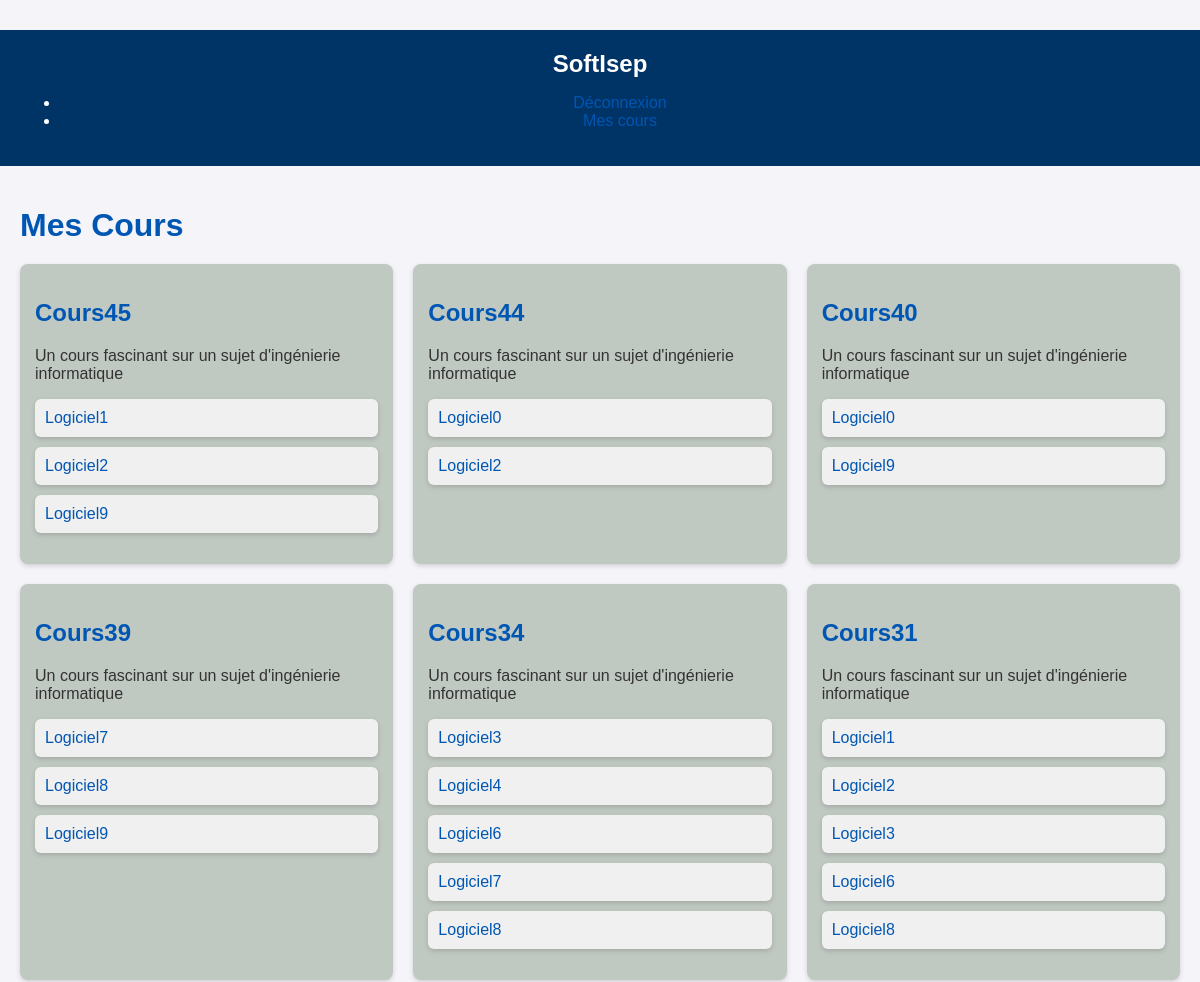
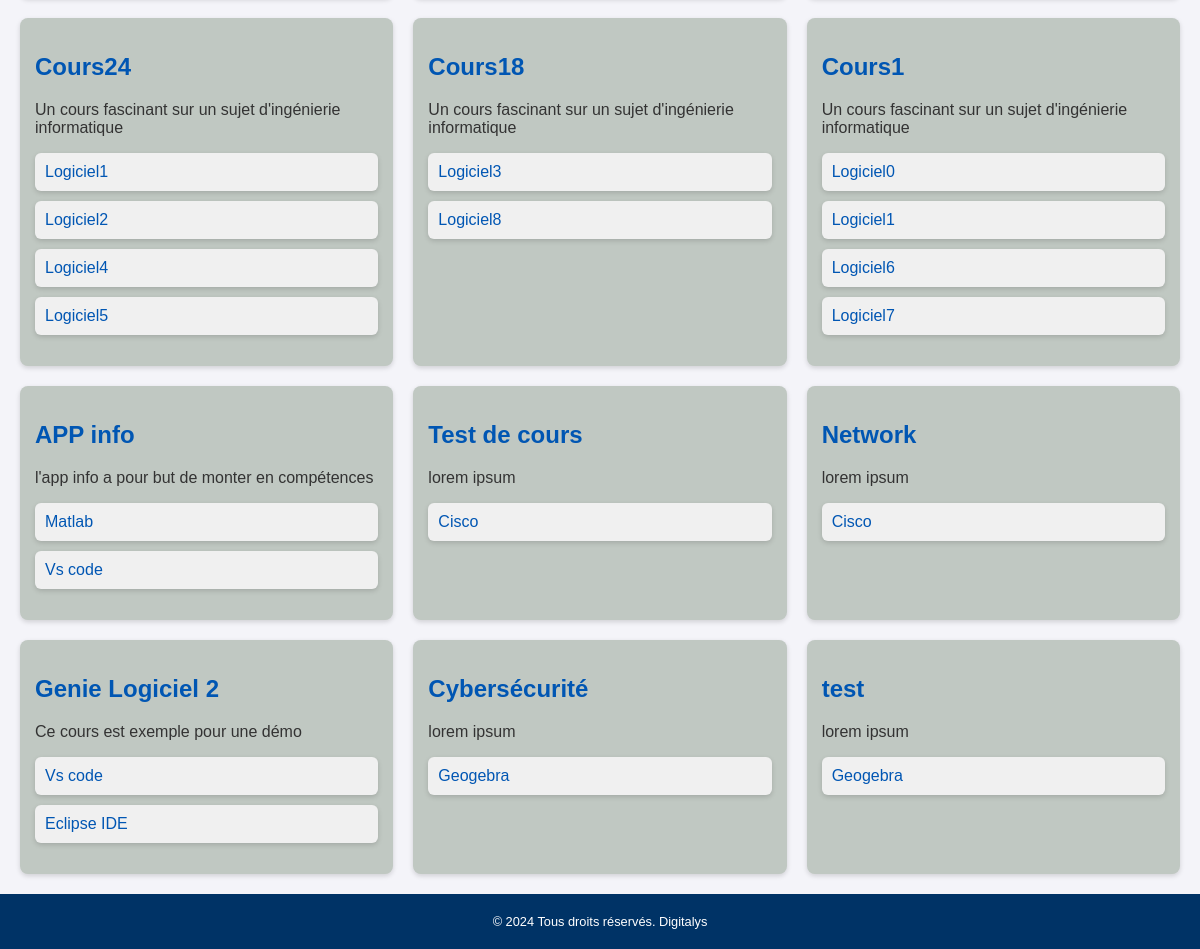
Page /my_courses/ (signed in) on the committed database (2 pictures, top to bottom).
### softisepapp/models.py (models this page shows, shortened)
class Cours(models.Model):
    nom = models.CharField(max_length=100)
    description = models.TextField(default="lorem ipsum")
    logiciels = models.ManyToManyField('Logiciel', related_name='cours_logiciels')
    eleves = models.ManyToManyField(User, related_name='cours')

class Logiciel(models.Model):
    nom = models.CharField(max_length=100)
    description = models.TextField(default="lorem ipsum")
    version = models.CharField(max_length=50, default="1.0")
    date_de_sortie = models.DateField(default=date(2002, 11, 10))
    systeme_exploitation = models.CharField(max_length=100, default="Windows")
    url_telechargement = models.URLField()

### softisepapp/views.py (the view)
# urls.py: path('my_courses/', views.my_courses, name='my_courses'),
def my_courses(request):
    if request.user.is_authenticated:
        courses = request.user.cours.all()
    else:
        return redirect('index')
    context = {
        'courses': courses,
    }
    return render(request, 'my_courses.html', context)

### softisepapp/templatetags/auth_extras.py (called while the page is built)
@register.filter(name='has_group')
def has_group(user, group_name):
    group = Group.objects.get(name=group_name)
    return True if group in user.groups.all() else False

### templates/my_courses.html (shortened to what this page needs)
<!DOCTYPE html>
<html lang="fr">
<head>
    {% load static %}
    {% load auth_extras %}
    <link rel="stylesheet" href="{% static 'css/index.css' %}">
</head>
<body>
    {% include 'header.html' %}
    <main>
        <h1>Mes Cours</h1>
        {% if courses %}
            <div class="cours-container">
                {% for cours in courses reversed %}
                    {% include 'cours_card.html' %}
                {% endfor %}
            </div>
        {% else %}
            <p>Aucun cours disponible.</p>
        {% endif %}
    </main>
    {% include 'footer.html' %}
</body>
</html>

### templates/cours_card.html
<section class="cours">
    <h2>{{ cours.nom }}</h2>
    <p>{{ cours.description }}</p>
    <ul class="logiciel-list">
        {% for logiciel in cours.logiciels.all %}
            <li class="logiciel">
                <a href="{% url 'logiciel_view' logiciel_name=logiciel.nom %}">{{ logiciel.nom }}</a>
            </li>
        {% endfor %}
    </ul>
</section>

### static/css/index.css (style rules this page uses)
:root { --background-color: #f4f4f9; --primary-color: #003366; --text-color: #333; --link-color: #0056b3; --footer-text-size: 0.8em; }
body { font-family: 'Arial', sans-serif; background-color: var(--background-color); color: var(--text-color); margin: 0; padding: 0; margin-top:30px; }
main { padding: 20px; }
h1, h2, h3 { color: var(--link-color); margin-bottom: 20px; }
a { color: var(--link-color); text-decoration: none; }
.cours-container { display: grid; grid-template-columns: repeat(auto-fill, minmax(300px, 1fr)); gap: 20px; }
section.cours { background-color: #c0c8c2; border-radius: 8px; box-shadow: 0 2px 5px rgba(0,0,0,0.15); padding: 15px; }
.logiciel-list { list-style-type: none; padding: 0; }
.logiciel { background: #f0f0f0; margin: 10px 0; padding: 10px; border-radius: 6px; box-shadow: 0 2px 5px rgba(0,0,0,0.15); }

### rows in the picture
Cours: nom "Cours45", description "Un cours fascinant sur un sujet d'ingénierie informatique"
Logiciel: nom "Logiciel1"
Logiciel: nom "Logiciel2"
Logiciel: nom "Logiciel9"
Cours: nom "Cours44", description "Un cours fascinant sur un sujet d'ingénierie informatique"
Logiciel: nom "Logiciel0"
Cours: nom "Cours40", description "Un cours fascinant sur un sujet d'ingénierie informatique"
Cours: nom "Cours39", description "Un cours fascinant sur un sujet d'ingénierie informatique"
Logiciel: nom "Logiciel7"
Logiciel: nom "Logiciel8"
Cours: nom "Cours34", description "Un cours fascinant sur un sujet d'ingénierie informatique"
Logiciel: nom "Logiciel3"
Logiciel: nom "Logiciel4"
Logiciel: nom "Logiciel6"
Cours: nom "Cours31", description "Un cours fascinant sur un sujet d'ingénierie informatique"
Cours: nom "Cours24", description "Un cours fascinant sur un sujet d'ingénierie informatique"
Logiciel: nom "Logiciel5"
Cours: nom "Cours18", description "Un cours fascinant sur un sujet d'ingénierie informatique"
Cours: nom "Cours1", description "Un cours fascinant sur un sujet d'ingénierie informatique"
Cours: nom "APP info", description "l'app info a pour but de monter en compétences"
Logiciel: nom "Matlab"
Logiciel: nom "Vs code"
Cours: nom "Test de cours", description "lorem ipsum"
Logiciel: nom "Cisco"
Cours: nom "Network", description "lorem ipsum"
Cours: nom "Genie Logiciel 2", description "Ce cours est exemple pour une démo"
Logiciel: nom "Eclipse IDE"
Cours: nom "Cybersécurité", description "lorem ipsum"
Logiciel: nom "Geogebra"
Cours: nom "test", description "lorem ipsum"
